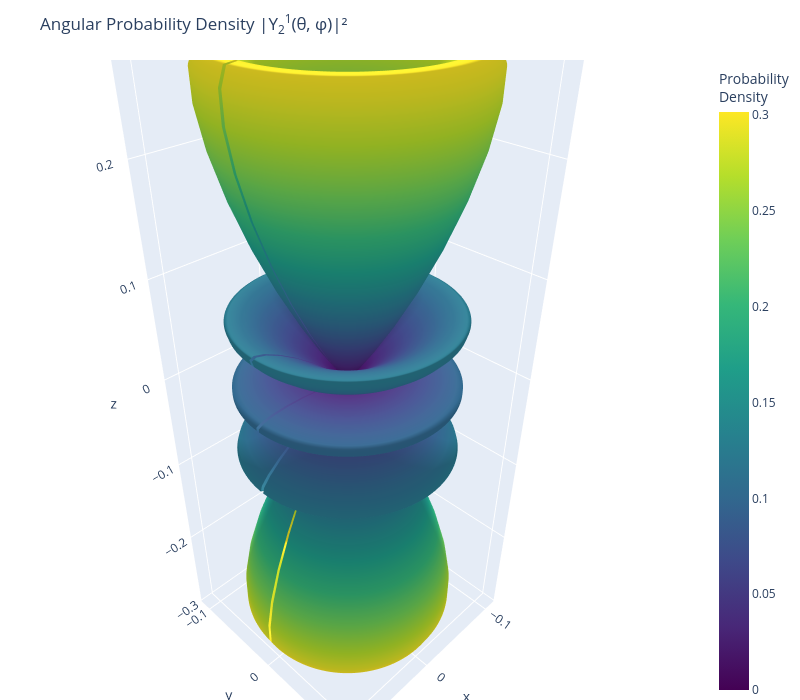

Notebook code for this chart:
### Code cell
theta_grid, phi_grid, density = probability_density(5,1,100,200)

x_coord, y_coord, z_coord = cartesian_coordinates(theta_grid,phi_grid,density)

plot_probability_density_p(x_coord,y_coord,z_coord, density, 2, 1)

### Figure 1 — Plotly figure (JSON) as saved in the notebook; plotly's stock layout.template omitted (floating-point values rounded to 4 significant figures; data arrays with more than 128 entries replaced by an {"elided": "..."} marker saying what was removed)
{"data": [{"colorbar": {"title": {"text": "Probability<br>Density"}}, "colorscale": [[0, "#440154"], [0.1111, "#482878"], [0.2222, "#3e4989"], [0.3333, "#31688e"], [0.4444, "#26828e"], [0.5556, "#1f9e89"], [0.6667, "#35b779"], [0.7778, "#6ece58"], [0.8889, "#b5de2b"], [1, "#fde725"]], "showscale": true, "surfacecolor": {"elided": "100x200 float values"}, "type": "surface", "x": {"elided": "100x200 float values"}, "y": {"elided": "100x200 float values"}, "z": {"elided": "100x200 float values"}}], "layout": {"height": 700, "margin": {"b": 0, "l": 0, "r": 0, "t": 60}, "scene": {"aspectmode": "data", "xaxis": {"title": {"text": "x"}}, "yaxis": {"title": {"text": "y"}}, "zaxis": {"title": {"text": "z"}}}, "title": {"text": "Angular Probability Density |Y<sub>2</sub><sup>1</sup>(θ, φ)|²"}, "width": 800}}
